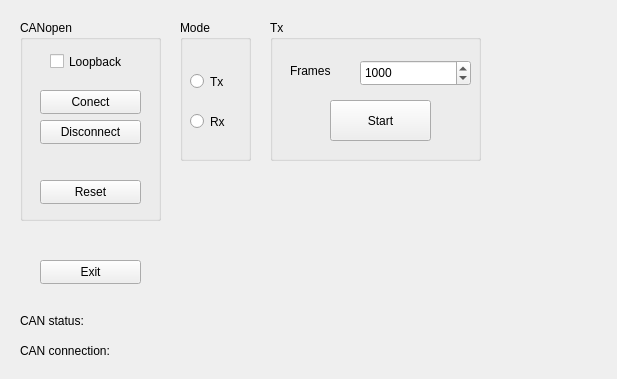
<?xml version="1.0" encoding="UTF-8"?>
<ui version="4.0">
 <class>CanBusTest</class>
 <widget class="QMainWindow" name="CanBusTest">
  <property name="geometry">
   <rect>
    <x>0</x>
    <y>0</y>
    <width>617</width>
    <height>379</height>
   </rect>
  </property>
  <property name="windowTitle">
   <string>CANopen - bus test</string>
  </property>
  <widget class="QWidget" name="centralwidget">
   <widget class="QPushButton" name="ExitButton">
    <property name="geometry">
     <rect>
      <x>40</x>
      <y>260</y>
      <width>101</width>
      <height>24</height>
     </rect>
    </property>
    <property name="text">
     <string>Exit</string>
    </property>
   </widget>
   <widget class="QGroupBox" name="CanOpenGroupBox">
    <property name="geometry">
     <rect>
      <x>20</x>
      <y>20</y>
      <width>141</width>
      <height>201</height>
     </rect>
    </property>
    <property name="title">
     <string>CANopen</string>
    </property>
    <widget class="QPushButton" name="CanConnectButton">
     <property name="geometry">
      <rect>
       <x>20</x>
       <y>70</y>
       <width>101</width>
       <height>24</height>
      </rect>
     </property>
     <property name="text">
      <string>Conect</string>
     </property>
    </widget>
    <widget class="QPushButton" name="CanDisconnectButton">
     <property name="geometry">
      <rect>
       <x>20</x>
       <y>100</y>
       <width>101</width>
       <height>24</height>
      </rect>
     </property>
     <property name="text">
      <string>Disconnect</string>
     </property>
    </widget>
    <widget class="QPushButton" name="CanResetButton">
     <property name="geometry">
      <rect>
       <x>20</x>
       <y>160</y>
       <width>101</width>
       <height>24</height>
      </rect>
     </property>
     <property name="text">
      <string>Reset</string>
     </property>
    </widget>
    <widget class="QCheckBox" name="LoopbackCheckbox">
     <property name="geometry">
      <rect>
       <x>30</x>
       <y>30</y>
       <width>92</width>
       <height>23</height>
      </rect>
     </property>
     <property name="text">
      <string>Loopback</string>
     </property>
    </widget>
   </widget>
   <widget class="QLabel" name="CanStatusLabel">
    <property name="geometry">
     <rect>
      <x>20</x>
      <y>310</y>
      <width>571</width>
      <height>21</height>
     </rect>
    </property>
    <property name="text">
     <string>CAN status: </string>
    </property>
   </widget>
   <widget class="QLabel" name="CanConnectionLabel">
    <property name="geometry">
     <rect>
      <x>20</x>
      <y>340</y>
      <width>571</width>
      <height>21</height>
     </rect>
    </property>
    <property name="text">
     <string>CAN connection: </string>
    </property>
   </widget>
   <widget class="QGroupBox" name="TxGroupbox">
    <property name="geometry">
     <rect>
      <x>270</x>
      <y>20</y>
      <width>211</width>
      <height>141</height>
     </rect>
    </property>
    <property name="title">
     <string>Tx</string>
    </property>
    <widget class="QSpinBox" name="FramesSpinbox">
     <property name="geometry">
      <rect>
       <x>90</x>
       <y>40</y>
       <width>111</width>
       <height>26</height>
      </rect>
     </property>
     <property name="minimum">
      <number>1</number>
     </property>
     <property name="maximum">
      <number>100000</number>
     </property>
     <property name="singleStep">
      <number>1</number>
     </property>
     <property name="value">
      <number>1000</number>
     </property>
    </widget>
    <widget class="QPushButton" name="StartButton">
     <property name="geometry">
      <rect>
       <x>60</x>
       <y>80</y>
       <width>101</width>
       <height>41</height>
      </rect>
     </property>
     <property name="text">
      <string>Start</string>
     </property>
    </widget>
    <widget class="QLabel" name="FramesLabel">
     <property name="geometry">
      <rect>
       <x>20</x>
       <y>40</y>
       <width>61</width>
       <height>21</height>
      </rect>
     </property>
     <property name="text">
      <string>Frames</string>
     </property>
    </widget>
   </widget>
   <widget class="QLabel" name="TestLabel">
    <property name="geometry">
     <rect>
      <x>180</x>
      <y>180</y>
      <width>411</width>
      <height>17</height>
     </rect>
    </property>
    <property name="text">
     <string/>
    </property>
   </widget>
   <widget class="QGroupBox" name="ModeGroupbox">
    <property name="geometry">
     <rect>
      <x>180</x>
      <y>20</y>
      <width>71</width>
      <height>141</height>
     </rect>
    </property>
    <property name="title">
     <string>Mode</string>
    </property>
    <widget class="QRadioButton" name="TxRadiobutton">
     <property name="geometry">
      <rect>
       <x>10</x>
       <y>50</y>
       <width>41</width>
       <height>23</height>
      </rect>
     </property>
     <property name="text">
      <string>Tx</string>
     </property>
    </widget>
    <widget class="QRadioButton" name="RxRadiobutton">
     <property name="geometry">
      <rect>
       <x>10</x>
       <y>90</y>
       <width>41</width>
       <height>23</height>
      </rect>
     </property>
     <property name="text">
      <string>Rx</string>
     </property>
    </widget>
   </widget>
   <zorder>TxGroupbox</zorder>
   <zorder>ExitButton</zorder>
   <zorder>CanOpenGroupBox</zorder>
   <zorder>CanStatusLabel</zorder>
   <zorder>CanConnectionLabel</zorder>
   <zorder>TestLabel</zorder>
   <zorder>ModeGroupbox</zorder>
  </widget>
 </widget>
 <tabstops>
  <tabstop>LoopbackCheckbox</tabstop>
  <tabstop>CanConnectButton</tabstop>
  <tabstop>CanDisconnectButton</tabstop>
  <tabstop>CanResetButton</tabstop>
  <tabstop>TxRadiobutton</tabstop>
  <tabstop>RxRadiobutton</tabstop>
  <tabstop>FramesSpinbox</tabstop>
  <tabstop>StartButton</tabstop>
  <tabstop>ExitButton</tabstop>
 </tabstops>
 <resources/>
 <connections/>
</ui>
